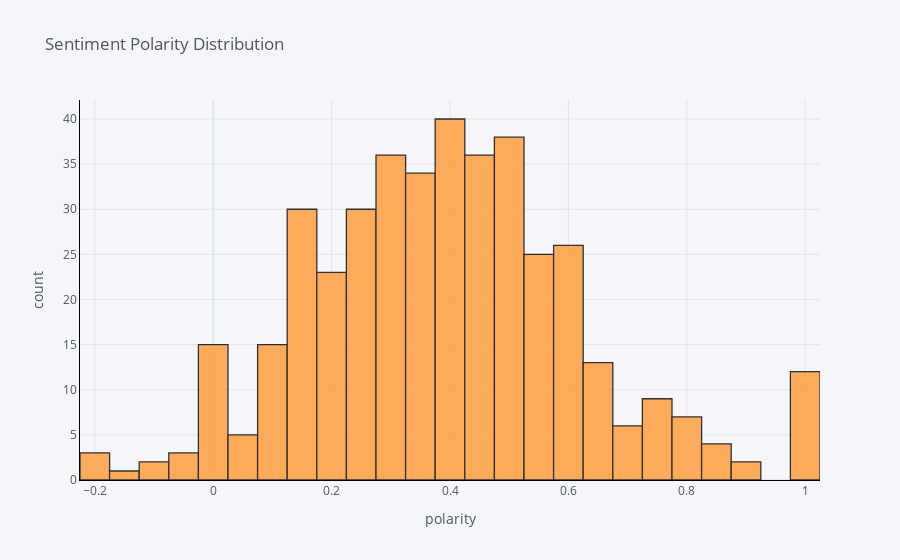

The cell this chart's notebook holds for it:
### Code cell
# polarity tells us how +ve or -ne a sentence is. if its closer to +1, then its +ve 
# if its close to -1, then it is a -ve sentence

import plotly
from plotly.offline import iplot

df1['polarity'].iplot(
    kind='hist',
    bins=50,
    xTitle='polarity',
    linecolor='black',
    yTitle='count',
    title='Sentiment Polarity Distribution')

### Figure 1 — Plotly figure (JSON) as saved in the notebook; plotly's stock layout.template omitted (floating-point values rounded to 4 significant figures; data arrays with more than 128 entries replaced by an {"elided": "..."} marker saying what was removed)
{"data": [{"histfunc": "count", "histnorm": "", "marker": {"color": "rgba(255, 153, 51, 1.0)", "line": {"color": "#000000", "width": 1.3}}, "name": "polarity", "nbinsx": 50, "opacity": 0.8, "orientation": "v", "type": "histogram", "x": {"elided": "415 float values"}}], "layout": {"barmode": "overlay", "legend": {"bgcolor": "#F5F6F9", "font": {"color": "#4D5663"}}, "paper_bgcolor": "#F5F6F9", "plot_bgcolor": "#F5F6F9", "title": {"font": {"color": "#4D5663"}, "text": "Sentiment Polarity Distribution"}, "xaxis": {"gridcolor": "#E1E5ED", "linecolor": "black", "showgrid": true, "tickfont": {"color": "#4D5663"}, "title": {"font": {"color": "#4D5663"}, "text": "polarity"}, "zerolinecolor": "#E1E5ED"}, "yaxis": {"gridcolor": "#E1E5ED", "linecolor": "black", "showgrid": true, "tickfont": {"color": "#4D5663"}, "title": {"font": {"color": "#4D5663"}, "text": "count"}, "zerolinecolor": "#E1E5ED"}}}
